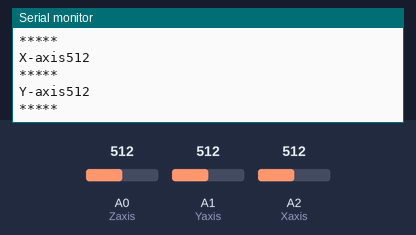
Simulated run of this sketch. Board: Arduino Uno, built with avr-gcc and run on an emulated ATmega328P. Shown: the last lines printed to the serial monitor. The test bench sets the inputs (shaded band); at power-on: A0 (Zaxis) = 512, A1 (Yaxis) = 512, A2 (Xaxis) = 512.

Above: at 2.3 s.
2.4 s: A0 (Zaxis) set to 716
At 2.81 s:
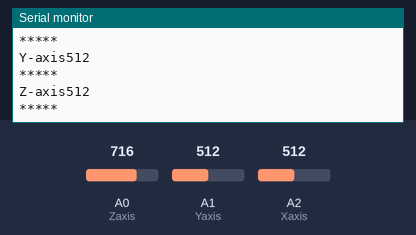
4.5 s: A1 (Yaxis) set to 716
At 4.82 s:
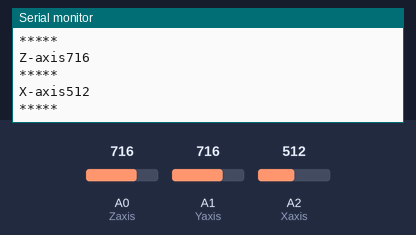
6.6 s: A2 (Xaxis) set to 716
At 6.82 s:
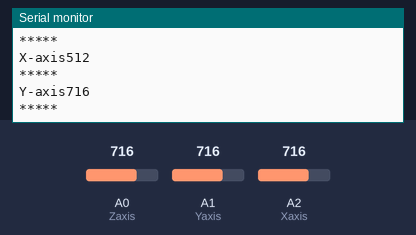
8.7 s: A0 (Zaxis) set to 900
At 8.82 s:
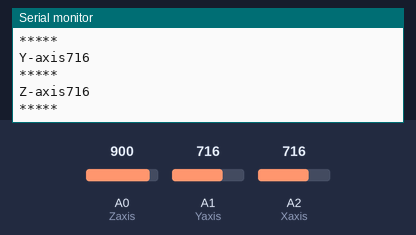
10.8 s: A1 (Yaxis) set to 900
At 10.82 s:
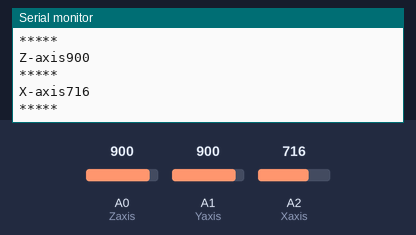
12.9 s: A2 (Xaxis) set to 900
At 13.32 s:
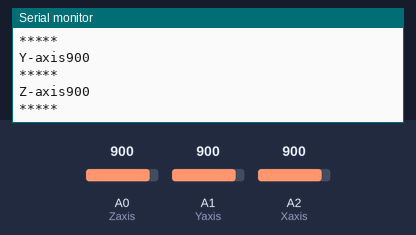
Timing chart, 0 to 15.9 s (numbered marks = the images above; inputs shaded):
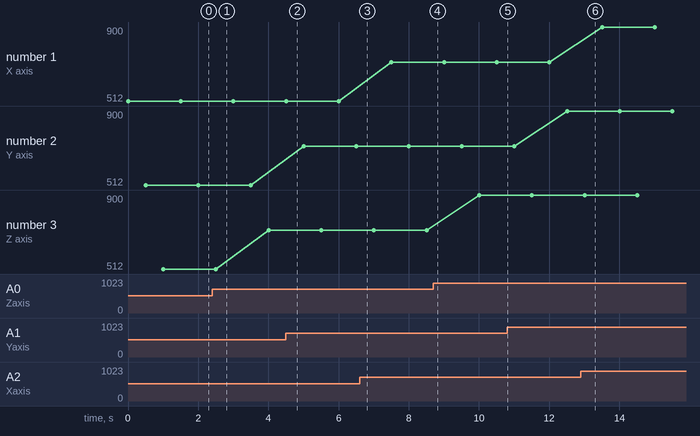

Measured:
- plotted number 3: 512 → 716 after the input at 2.4 s, 716 → 900 after the input at 8.7 s

The sketch:

gyro.ino
```cpp
int Xaxis= A2;
int Yaxis=A1;
int Zaxis=A0;

void setup()
{
  pinMode(Xaxis,INPUT);
  pinMode(Yaxis,INPUT);
  pinMode(Zaxis,INPUT);
  Serial.begin(9600);
}

void loop()
{
  int x=analogRead(Xaxis);
  int y=analogRead(Yaxis);
  int z=analogRead(Zaxis);
  Serial.print("X-axis");
  Serial.println(x);
  Serial.println("*****");
  delay(500);
  Serial.print("Y-axis");
  Serial.println(y);
  Serial.println("*****");
  delay(500);
  Serial.print("Z-axis");
  Serial.println(z);
  Serial.println("*****");
  delay(500);
}
```
